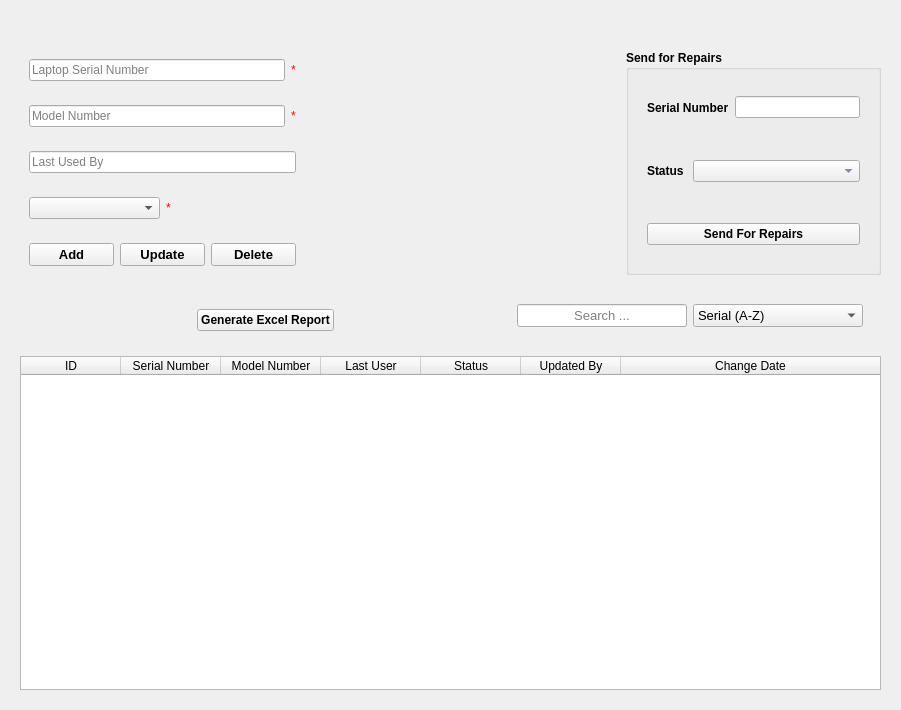
                   <widget class="QWidget" name="laptopTabPane">
                    <attribute name="title">
                     <string>Laptop Records</string>
                    </attribute>
                    <layout class="QVBoxLayout" name="verticalLayout_22">
                     <item alignment="Qt::AlignTop">
                      <widget class="QWidget" name="widget" native="true">
                       <layout class="QHBoxLayout" name="horizontalLayout_14">
                        <property name="spacing">
                         <number>0</number>
                        </property>
                        <property name="leftMargin">
                         <number>0</number>
                        </property>
                        <property name="topMargin">
                         <number>30</number>
                        </property>
                        <property name="rightMargin">
                         <number>0</number>
                        </property>
                        <property name="bottomMargin">
                         <number>0</number>
                        </property>
                        <item>
                         <widget class="QWidget" name="widget_3" native="true">
                          <layout class="QVBoxLayout" name="verticalLayout_25">
                           <item>
                            <widget class="QWidget" name="widget_63" native="true">
                             <layout class="QHBoxLayout" name="horizontalLayout_44">
                              <item>
                               <widget class="QLineEdit" name="txtLaptopSerial">
                                <property name="inputMethodHints">
                                 <set>Qt::ImhUppercaseOnly</set>
                                </property>
                                <property name="placeholderText">
                                 <string>Laptop Serial Number</string>
                                </property>
                               </widget>
                              </item>
                              <item>
                               <widget class="QLabel" name="label_29">
                                <property name="styleSheet">
                                 <string notr="true">color:red;</string>
                                </property>
                                <property name="text">
                                 <string>*</string>
                                </property>
                               </widget>
                              </item>
                             </layout>
                            </widget>
                           </item>
                           <item>
                            <widget class="QWidget" name="widget_64" native="true">
                             <layout class="QHBoxLayout" name="horizontalLayout_61">
                              <item>
                               <widget class="QLineEdit" name="txtModelNumber">
                                <property name="placeholderText">
                                 <string>Model Number</string>
                                </property>
                               </widget>
                              </item>
                              <item>
                               <widget class="QLabel" name="label_37">
                                <property name="styleSheet">
                                 <string notr="true">color:red;</string>
                                </property>
                                <property name="text">
                                 <string>*</string>
                                </property>
                               </widget>
                              </item>
                             </layout>
                            </widget>
                           </item>
                           <item>
                            <widget class="QWidget" name="widget_65" native="true">
                             <layout class="QHBoxLayout" name="horizontalLayout_62">
                              <item>
                               <widget class="QLineEdit" name="txtLastUser">
                                <property name="placeholderText">
                                 <string>Last Used By</string>
                                </property>
                               </widget>
                              </item>
                             </layout>
                            </widget>
                           </item>
                           <item>
                            <widget class="QWidget" name="widget_66" native="true">
                             <layout class="QHBoxLayout" name="horizontalLayout_63">
                              <item>
                               <widget class="QComboBox" name="txtComboStatus">
                                <property name="styleSheet">
                                 <string notr="true">color:black;</string>
                                </property>
                                <item>
                                 <property name="text">
                                  <string/>
                                 </property>
                                </item>
                                <item>
                                 <property name="text">
                                  <string>New</string>
                                 </property>
                                </item>
                                <item>
                                 <property name="text">
                                  <string>Spare</string>
                                 </property>
                                </item>
                                <item>
                                 <property name="text">
                                  <string>Reset</string>
                                 </property>
                                </item>
                                <item>
                                 <property name="text">
                                  <string>Re-Imaged</string>
                                 </property>
                                </item>
                                <item>
                                 <property name="text">
                                  <string>Stocked</string>
                                 </property>
                                </item>
                                <item>
                                 <property name="text">
                                  <string>Damaged</string>
                                 </property>
                                </item>
                               </widget>
                              </item>
                              <item>
                               <widget class="QLabel" name="label_40">
                                <property name="styleSheet">
                                 <string notr="true">color:red;</string>
                                </property>
                                <property name="text">
                                 <string>*</string>
                                </property>
                               </widget>
                              </item>
                             </layout>
                            </widget>
                           </item>
                           <item>
                            <widget class="QWidget" name="laptopRecordsButtons" native="true">
                             <layout class="QHBoxLayout" name="horizontalLayout_15">
                              <item>
                               <widget class="QPushButton" name="addLaptopBtn">
                                <property name="font">
                                 <font>
                                  <pointsize>10</pointsize>
                                  <weight>75</weight>
                                  <bold>true</bold>
                                 </font>
                                </property>
                                <property name="cursor">
                                 <cursorShape>PointingHandCursor</cursorShape>
                                </property>
                                <property name="text">
                                 <string>Add</string>
                                </property>
                                <property name="icon">
                                 <iconset resource="resources.qrc">
                                  <normaloff>:/Icons/Icons/plus.svg</normaloff>:/Icons/Icons/plus.svg</iconset>
                                </property>
                               </widget>
                              </item>
                              <item>
                               <widget class="QPushButton" name="updateLaptopBtn">
                                <property name="font">
                                 <font>
                                  <pointsize>10</pointsize>
                                  <weight>75</weight>
                                  <bold>true</bold>
                                 </font>
                                </property>
                                <property name="cursor">
                                 <cursorShape>PointingHandCursor</cursorShape>
                                </property>
                                <property name="text">
                                 <string>Update</string>
                                </property>
                                <property name="icon">
                                 <iconset resource="resources.qrc">
                                  <normaloff>:/Icons/Icons/rotate-cw.svg</normaloff>:/Icons/Icons/rotate-cw.svg</iconset>
                                </property>
                               </widget>
                              </item>
                              <item>
                               <widget class="QPushButton" name="deleteLaptopBtn">
                                <property name="font">
                                 <font>
                                  <pointsize>10</pointsize>
                                  <weight>75</weight>
                                  <bold>true</bold>
                                 </font>
                                </property>
                                <property name="cursor">
                                 <cursorShape>PointingHandCursor</cursorShape>
                                </property>
                                <property name="text">
                                 <string>Delete</string>
                                </property>
                                <property name="icon">
                                 <iconset resource="resources.qrc">
                                  <normaloff>:/Icons/Icons/delete.svg</normaloff>:/Icons/Icons/delete.svg</iconset>
                                </property>
                               </widget>
                              </item>
                             </layout>
                            </widget>
                           </item>
                          </layout>
                         </widget>
                        </item>
                        <item>
                         <widget class="QWidget" name="widget_4" native="true">
                          <layout class="QHBoxLayout" name="horizontalLayout_16">
                           <item>
                            <spacer name="horizontalSpacer_2">
                             <property name="orientation">
                              <enum>Qt::Horizontal</enum>
                             </property>
                             <property name="sizeHint" stdset="0">
                              <size>
                               <width>278</width>
                               <height>20</height>
                              </size>
                             </property>
                            </spacer>
                           </item>
                          </layout>
                         </widget>
                        </item>
                        <item>
                         <widget class="QWidget" name="widget_5" native="true">
                          <layout class="QVBoxLayout" name="verticalLayout_24">
                           <item>
                            <widget class="QGroupBox" name="serverRoomGroupBox">
                             <property name="font">
                              <font>
                               <weight>75</weight>
                               <bold>true</bold>
                              </font>
                             </property>
                             <property name="styleSheet">
                              <string notr="true"/>
                             </property>
                             <property name="title">
                              <string>Send for Repairs</string>
                             </property>
                             <layout class="QVBoxLayout" name="verticalLayout_60">
                              <item>
                               <widget class="QWidget" name="widget_94" native="true">
                                <layout class="QHBoxLayout" name="horizontalLayout_72">
                                 <item alignment="Qt::AlignLeft">
                                  <widget class="QLabel" name="label_54">
                                   <property name="font">
                                    <font>
                                     <weight>75</weight>
                                     <bold>true</bold>
                                    </font>
                                   </property>
                                   <property name="text">
                                    <string>Serial Number</string>
                                   </property>
                                  </widget>
                                 </item>
                                 <item alignment="Qt::AlignRight">
                                  <widget class="QLineEdit" name="sendforrepairSerial"/>
                                 </item>
                                </layout>
                               </widget>
                              </item>
                              <item>
                               <widget class="QWidget" name="widget_95" native="true">
                                <layout class="QHBoxLayout" name="horizontalLayout_90">
                                 <item alignment="Qt::AlignLeft">
                                  <widget class="QLabel" name="label_58">
                                   <property name="font">
                                    <font>
                                     <weight>75</weight>
                                     <bold>true</bold>
                                    </font>
                                   </property>
                                   <property name="text">
                                    <string>Status</string>
                                   </property>
                                  </widget>
                                 </item>
                                 <item alignment="Qt::AlignHCenter|Qt::AlignVCenter">
                                  <widget class="QComboBox" name="sendforrepairStatus">
                                   <property name="styleSheet">
                                    <string notr="true">color:#404d6f;</string>
                                   </property>
                                   <item>
                                    <property name="text">
                                     <string/>
                                    </property>
                                   </item>
                                   <item>
                                    <property name="text">
                                     <string>Damaged Screen</string>
                                    </property>
                                   </item>
                                   <item>
                                    <property name="text">
                                     <string>Damaged Keyboard</string>
                                    </property>
                                   </item>
                                   <item>
                                    <property name="text">
                                     <string>Damaged Charging Port</string>
                                    </property>
                                   </item>
                                   <item>
                                    <property name="text">
                                     <string>Internal Damaged</string>
                                    </property>
                                   </item>
                                   <item>
                                    <property name="text">
                                     <string>Others</string>
                                    </property>
                                   </item>
                                  </widget>
                                 </item>
                                </layout>
                               </widget>
                              </item>
                              <item>
                               <widget class="QWidget" name="sendToRepairWidget" native="true">
                                <layout class="QVBoxLayout" name="verticalLayout_64">
                                 <item>
                                  <widget class="QPushButton" name="sendToRepairBtn">
                                   <property name="font">
                                    <font>
                                     <weight>75</weight>
                                     <bold>true</bold>
                                    </font>
                                   </property>
                                   <property name="cursor">
                                    <cursorShape>PointingHandCursor</cursorShape>
                                   </property>
                                   <property name="text">
                                    <string>Send For Repairs</string>
                                   </property>
                                  </widget>
                                 </item>
                                </layout>
                               </widget>
                              </item>
                             </layout>
                            </widget>
                           </item>
                          </layout>
                         </widget>
                        </item>
                       </layout>
                      </widget>
                     </item>
                     <item>
                      <widget class="QWidget" name="widget_2" native="true">
                       <layout class="QVBoxLayout" name="verticalLayout_23">
                        <item>
                         <widget class="QWidget" name="widget_6" native="true">
                          <property name="minimumSize">
                           <size>
                            <width>0</width>
                            <height>30</height>
                           </size>
                          </property>
                          <layout class="QHBoxLayout" name="horizontalLayout_17">
                           <property name="topMargin">
                            <number>0</number>
                           </property>
                           <item>
                            <widget class="QWidget" name="widget_7" native="true">
                             <property name="enabled">
                              <bool>false</bool>
                             </property>
                             <widget class="QLineEdit" name="txtLaptopID">
                              <property name="geometry">
                               <rect>
                                <x>40</x>
                                <y>10</y>
                                <width>41</width>
                                <height>28</height>
                               </rect>
                              </property>
                              <property name="styleSheet">
                               <string notr="true">background:transparent;
border:none;
color:transparent;</string>
                              </property>
                              <property name="inputMethodHints">
                               <set>Qt::ImhHiddenText|Qt::ImhNoAutoUppercase|Qt::ImhNoPredictiveText|Qt::ImhSensitiveData</set>
                              </property>
                              <property name="echoMode">
                               <enum>QLineEdit::NoEcho</enum>
                              </property>
                             </widget>
                            </widget>
                           </item>
                           <item>
                            <widget class="QWidget" name="widget_8" native="true">
                             <layout class="QVBoxLayout" name="verticalLayout_43">
                              <property name="topMargin">
                               <number>0</number>
                              </property>
                              <property name="bottomMargin">
                               <number>0</number>
                              </property>
                              <item alignment="Qt::AlignHCenter|Qt::AlignVCenter">
                               <widget class="QPushButton" name="laptopRecordGenerateExcelBtn">
                                <property name="sizePolicy">
                                 <sizepolicy hsizetype="Preferred" vsizetype="Fixed">
                                  <horstretch>0</horstretch>
                                  <verstretch>0</verstretch>
                                 </sizepolicy>
                                </property>
                                <property name="font">
                                 <font>
                                  <weight>75</weight>
                                  <bold>true</bold>
                                 </font>
                                </property>
                                <property name="cursor">
                                 <cursorShape>PointingHandCursor</cursorShape>
                                </property>
                                <property name="text">
                                 <string>Generate Excel Report</string>
                                </property>
                                <property name="icon">
                                 <iconset resource="resources.qrc">
                                  <normaloff>:/Icons/Icons/file-text.svg</normaloff>:/Icons/Icons/file-text.svg</iconset>
                                </property>
                               </widget>
                              </item>
                             </layout>
                            </widget>
                           </item>
                           <item alignment="Qt::AlignVCenter">
                            <widget class="QWidget" name="widget_9" native="true">
                             <property name="minimumSize">
                              <size>
                               <width>0</width>
                               <height>42</height>
                              </size>
                             </property>
                             <layout class="QHBoxLayout" name="horizontalLayout_19"/>
                            </widget>
                           </item>
                           <item alignment="Qt::AlignHCenter|Qt::AlignVCenter">
                            <widget class="QWidget" name="widget_10" native="true">
                             <property name="minimumSize">
                              <size>
                               <width>0</width>
                               <height>42</height>
                              </size>
                             </property>
                             <layout class="QHBoxLayout" name="horizontalLayout_18">
                              <property name="topMargin">
                               <number>0</number>
                              </property>
                              <property name="bottomMargin">
                               <number>9</number>
                              </property>
                              <item alignment="Qt::AlignLeft">
                               <widget class="QLineEdit" name="txtLapInvSearch">
                                <property name="sizePolicy">
                                 <sizepolicy hsizetype="Fixed" vsizetype="Fixed">
                                  <horstretch>0</horstretch>
                                  <verstretch>0</verstretch>
                                 </sizepolicy>
                                </property>
                                <property name="minimumSize">
                                 <size>
                                  <width>170</width>
                                  <height>0</height>
                                 </size>
                                </property>
                                <property name="maximumSize">
                                 <size>
                                  <width>170</width>
                                  <height>16777215</height>
                                 </size>
                                </property>
                                <property name="font">
                                 <font>
                                  <pointsize>10</pointsize>
                                 </font>
                                </property>
                                <property name="alignment">
                                 <set>Qt::AlignCenter</set>
                                </property>
                                <property name="placeholderText">
                                 <string>Search ...</string>
                                </property>
                               </widget>
                              </item>
                              <item>
                               <widget class="QComboBox" name="txtLapInvSearchCombo">
                                <property name="sizePolicy">
                                 <sizepolicy hsizetype="Fixed" vsizetype="Fixed">
                                  <horstretch>0</horstretch>
                                  <verstretch>0</verstretch>
                                 </sizepolicy>
                                </property>
                                <property name="minimumSize">
                                 <size>
                                  <width>170</width>
                                  <height>0</height>
                                 </size>
                                </property>
                                <property name="maximumSize">
                                 <size>
                                  <width>170</width>
                                  <height>16777215</height>
                                 </size>
                                </property>
                                <property name="font">
                                 <font>
                                  <pointsize>10</pointsize>
                                 </font>
                                </property>
                                <property name="styleSheet">
                                 <string notr="true">color:rgb(0, 0, 0)</string>
                                </property>
                                <property name="editable">
                                 <bool>false</bool>
                                </property>
                                <property name="currentText">
                                 <string>Serial (A-Z)</string>
                                </property>
                                <item>
                                 <property name="text">
                                  <string>Serial (A-Z)</string>
                                 </property>
                                </item>
                                <item>
                                 <property name="text">
                                  <string>Model (A-Z)</string>
                                 </property>
                                </item>
                                <item>
                                 <property name="text">
                                  <string>Last User (A-Z)</string>
                                 </property>
                                </item>
                               </widget>
                              </item>
                             </layout>
                            </widget>
                           </item>
                          </layout>
                         </widget>
                        </item>
                        <item>
                         <widget class="QTableWidget" name="laptopRecordsTable">
                          <property name="sizePolicy">
                           <sizepolicy hsizetype="Expanding" vsizetype="Expanding">
                            <horstretch>0</horstretch>
                            <verstretch>0</verstretch>
                           </sizepolicy>
                          </property>
                          <property name="minimumSize">
                           <size>
                            <width>861</width>
                            <height>334</height>
                           </size>
                          </property>
                          <property name="editTriggers">
                           <set>QAbstractItemView::AnyKeyPressed</set>
                          </property>
                          <property name="showGrid">
                           <bool>true</bool>
                          </property>
                          <property name="sortingEnabled">
                           <bool>false</bool>
                          </property>
                          <attribute name="horizontalHeaderCascadingSectionResizes">
                           <bool>false</bool>
                          </attribute>
                          <attribute name="horizontalHeaderShowSortIndicator" stdset="0">
                           <bool>false</bool>
                          </attribute>
                          <attribute name="horizontalHeaderStretchLastSection">
                           <bool>true</bool>
                          </attribute>
                          <attribute name="verticalHeaderCascadingSectionResizes">
                           <bool>false</bool>
                          </attribute>
                          <attribute name="verticalHeaderMinimumSectionSize">
                           <number>24</number>
                          </attribute>
                          <attribute name="verticalHeaderShowSortIndicator" stdset="0">
                           <bool>false</bool>
                          </attribute>
                          <attribute name="verticalHeaderStretchLastSection">
                           <bool>false</bool>
                          </attribute>
                          <column>
                           <property name="text">
                            <string>ID</string>
                           </property>
                          </column>
                          <column>
                           <property name="text">
                            <string>Serial Number</string>
                           </property>
                          </column>
                          <column>
                           <property name="text">
                            <string>Model Number</string>
                           </property>
                          </column>
                          <column>
                           <property name="text">
                            <string>Last User</string>
                           </property>
                          </column>
                          <column>
                           <property name="text">
                            <string>Status</string>
                           </property>
                          </column>
                          <column>
                           <property name="text">
                            <string>Updated By</string>
                           </property>
                          </column>
                          <column>
                           <property name="text">
                            <string>Change Date</string>
                           </property>
                          </column>
                         </widget>
                        </item>
                       </layout>
                      </widget>
                     </item>
                    </layout>
                   </widget>
